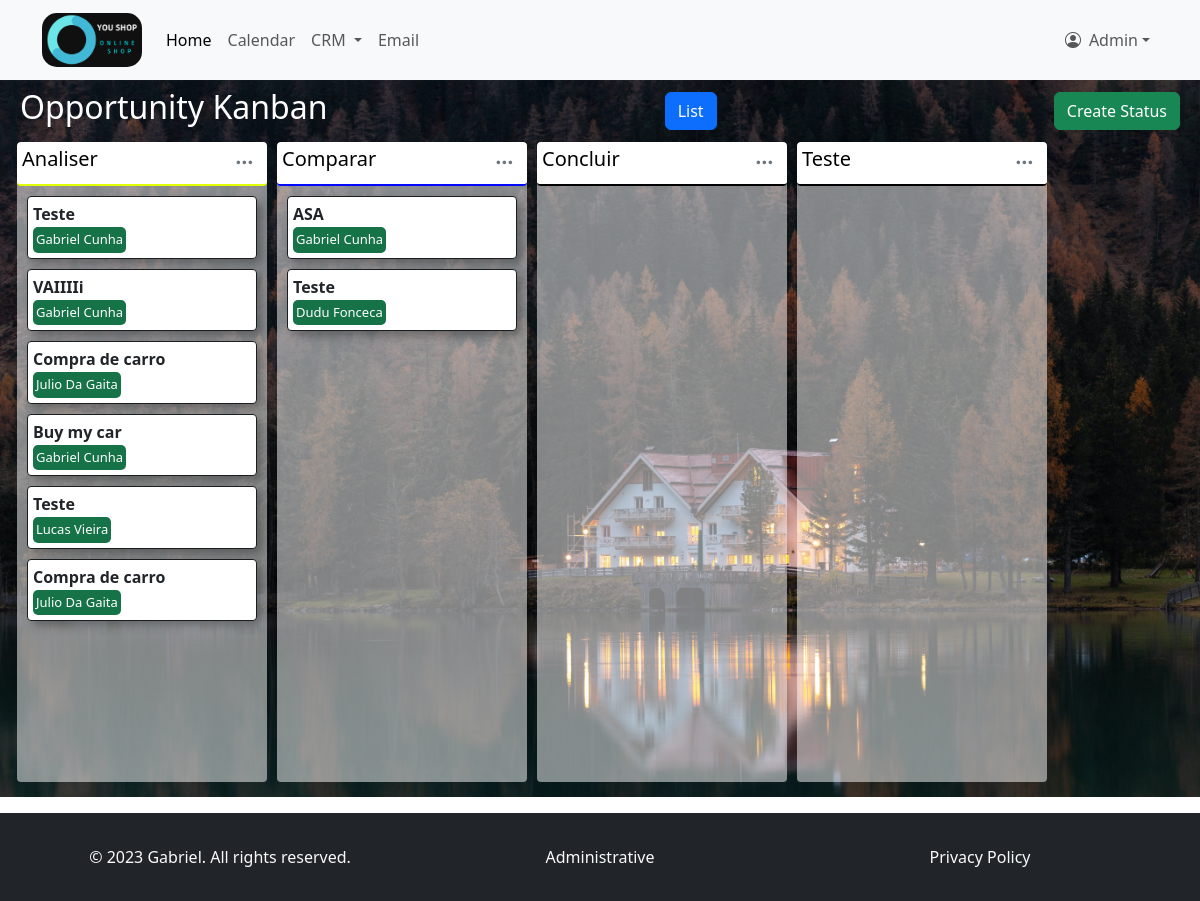
The app's page /crm/flow/ (signed in), older data.
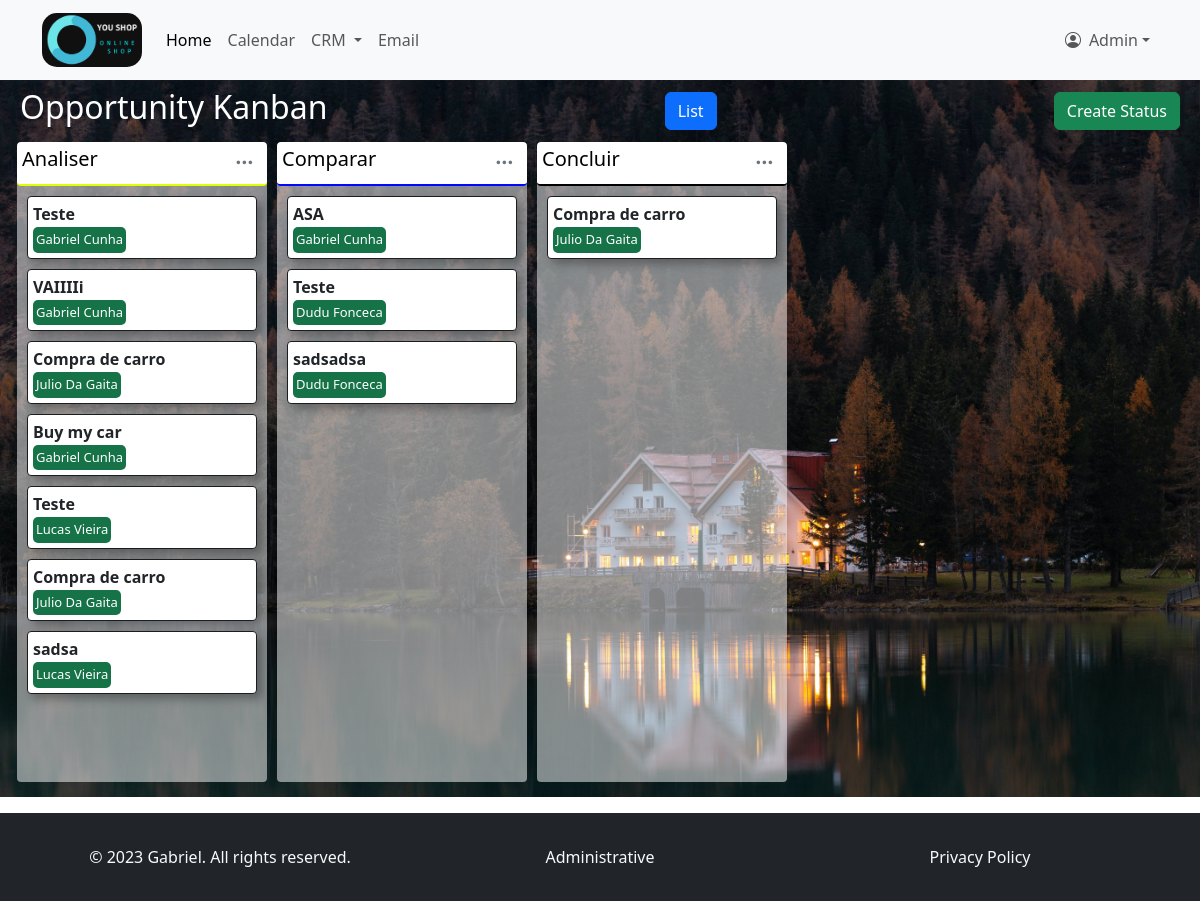
The same page, newer data.
### crm/models.py (models this page shows, shortened)
class Status(models.Model):
    title = models.CharField(max_length=50)
    description = models.CharField(max_length=500, verbose_name="Description", blank=True)
    title_color = models.CharField(max_length=7, default='#000000', help_text='Enter a hex color code for the title', blank=True)
    text_color = models.CharField(max_length=7, default='#000000', help_text='Enter a hex color code for the text', blank=True)

class Opportunity(models.Model):
    customer = models.ForeignKey(Customer, on_delete=models.CASCADE)
    opportunity_name = models.CharField(max_length=255)
    opportunity_description = models.TextField()
    amount = models.DecimalField(max_digits=10, decimal_places=2)
    status = models.ForeignKey(Status, on_delete=models.SET_NULL, null=True, blank=True)

class Customer(models.Model):
    first_name = models.CharField(max_length=255)
    last_name = models.CharField(max_length=255)
    email = models.EmailField()
    phone = models.CharField(max_length=15)

### crm/views.py (the view)
# urls.py: path('flow/', views.flow, name='flow'),
@login_required
def flow(request):
    status = Status.objects.all()
    opportunities_list = Opportunity.objects.all()
    return render(request, 'flow.html', {'status_list': status, 'opportunities_list': opportunities_list})

### templates/flow.html (shortened to what this page needs)
{% extends 'index.html' %}
{% block cont %}
    <div class="container-fluid background-image">
        <div class="d-flex justify-content-between align-items-center m-2">
            <h2 class="text-white">Opportunity Kanban</h2>
            <a href="{% url 'opportunity_list' %}" class="btn btn-primary text-decoration-none"><span>List</span></a>
            <a href="{% url 'add_status' %}" class="btn btn-success text-decoration-none"><span>Create Status</span></a>
        </div>
        <div class="kanban-board">
            {% for Status in status_list %}
                <div class="column" >
                    <div class="column-title" style="border-bottom: {{ Status.title_color }} solid 2px;">
                        <h5 style="color: {{ Status.text_color }}">{{ Status.title }}</h5>
                        <a href="#"><i class="bi bi-three-dots m-2 column-btn" aria-hidden="true"></i></a>
                    </div>
                    {% for opportunity in opportunities_list %}
                        {% if opportunity.status == Status %}
                            <div class="column-body">
                                <div class="column-card">
                                    <strong>{{ opportunity.opportunity_name }}</strong><br>
                                    <div class="column-card-span">
                                        <span>{{ opportunity.customer.first_name }} {{ opportunity.customer.last_name }}</span>
                                    </div>
                                </div>
                            </div>
                        {% endif %}
                    {% endfor %}
                </div>
            {% endfor %}
        </div>
    </div>
{% endblock %}

### templates/index.html (shortened to what this page needs)
{% load static %}
<!DOCTYPE html>
<html class="h-100" lang="pt-br">
<head>
        <link rel="stylesheet" href="{% static 'css/style.css' %}">
        <link rel="stylesheet" href="{% static 'css/bootstrap.min.css' %}">
        <link rel="stylesheet" href="{% static 'css/bootstrap-icons.min.css' %}">
        <link href="https://cdn.jsdelivr.net/npm/bootstrap@5.3.2/dist/css/bootstrap.min.css" rel="stylesheet">
</head>
<body class="d-flex flex-column h-100">
        {% block nav %}
          <nav class="navbar navbar-expand-lg bg-body-tertiary">
            <div class="container">
                <a class="navbar-brand" href="{% url 'home' %}"><img class="logo-navbar" src="{% static 'image/logo_dark_h.png' %}"></a>
                {% block nav-cont %}
                    {% if user.is_authenticated %}
                        <div class="collapse navbar-collapse" id="navbarSupportedContent">
                          <ul class="navbar-nav me-auto mb-2 mb-lg-0">
                            <li class="nav-item">
                              <a class="nav-link active" aria-current="page" href="#">Home</a>
                            </li>
                            <li class="nav-item">
                              <a class="nav-link" href="#">Calendar</a>
                            </li>
                            <li class="nav-item dropdown">
                              <a class="nav-link dropdown-toggle" href="#" role="button" data-bs-toggle="dropdown" aria-expanded="false">
                                CRM
                              </a>
                            </li>
                            <li class="nav-item">
                              <a class="nav-link" href="#">Email</a>
                            </li>
                          </ul>
                        <ul class="navbar-nav">
                            <li class="nav-item dropdown">
                              <a class="nav-link dropdown-toggle d-flex align-items-center" href="#" id="navbarDropdownMenuUser" role="button" data-bs-toggle="dropdown" aria-haspopup="true" aria-expanded="false">
                                  <i class="bi-person-circle m-2" aria-hidden="true"></i>
                                  {% if user.is_authenticated %}
                                    <spam id="username">{{ user.username }}</spam>
                                  {% else %}
                                      <spam id="username">User</spam>
                                  {% endif %}
                              </a>
                            </li>
                        </ul>
                        </div>
                    {% endif %}
                {% endblock %}
            </div>
          </nav>
        {% endblock %}
        {% block cont %}
        {% endblock %}
        <div class="container-fluid p-2">
        </div>
        {% block footer %}
            <footer class="footer mt-auto py-3 bg-dark text-muted bg-light p-3">
                <div class="container">
                    <div class="row py-3">
                        <div class="col-12 col-md-4 text-center text-light text-md-left">
                            &copy; 2023 Gabriel. All rights reserved.
                        </div>
                        <div class="col-12 col-md-4 text-center text-light">
                            Administrative
                        </div>
                        <div class="col-12 col-md-4 text-center text-md-right">
                            <a href="#" class="text-decoration-none text-light">Privacy Policy </a>
                        </div>
                    </div>
                </div>
            </footer>
        {% endblock %}
</body>
</html>

### static/css/style.css (style rules this page uses)
.logo-navbar { width: 100px; border-radius: 15px; }
.background-image { background-image: url('/static/image/city.png'); background-size: cover; background-repeat: no-repeat; }
.kanban-board { display: flex; overflow-x: auto; padding-bottom: 15px; }
.column { width: 250px; min-width: 250px; background-color: rgba(255, 255, 255, 0.50); margin-left: 5px; margin-right: 5px; flex-shrink: 0; border-radius: 4px; height: 80vh; overflow-y: auto; }
.column-title { display: flex; justify-content: space-between; background: #ffffff; align-items: center; padding: 5px; border-radius: 4px; }
.column-title h5 { color: #000000; }
.column-btn { font-size: 1.2rem; color: #6c757d; }
.column-card { border-radius: 4px; margin: 10px; box-shadow: 5px 5px 10px rgba(0, 0, 0, 0.3); padding: 5px; border: #1a1d20 solid 1px; cursor: pointer; background: #ffffff; }
.column-card-span { background: #157347; padding: 3px; font-size: 13px; color: #ffffff; border-radius: 5px; display: inline-block; }

Row changes from the older to the newer data that the page shows:
removed Status: title "Teste"
added Opportunity: opportunity_name "sadsa", customer.first_name "Lucas", customer.last_name "Vieira", shown under Status "Analiser"
added Opportunity: opportunity_name "sadsadsa", customer.first_name "Dudu", customer.last_name "Fonceca", shown under Status "Comparar"
added Opportunity: opportunity_name "Compra de carro", customer.first_name "Julio", customer.last_name "Da Gaita", shown under Status "Concluir"
